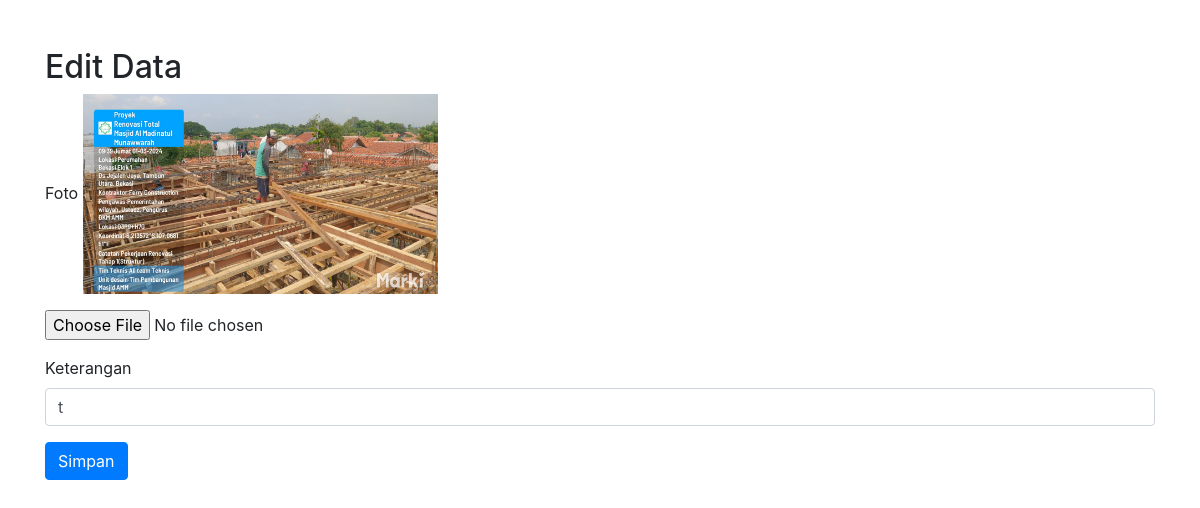
The app's page /admin/edit-data.php?id=16&jenis_post=galery (signed in) with its own data.
### tables this page shows
CREATE TABLE `assets` (
  `id` int(11) NOT NULL,
  `foto` varchar(100) NOT NULL,
  `keterangan` varchar(200) NOT NULL
);

### admin/edit-data.php (the view, shortened to what this page needs)
<?php
include '../koneksi.php';
if (isset($_SESSION['admin'])) {
    if (isset($_GET['id'])) {
        $id = $_GET['id'];
        $id = mysqli_real_escape_string($koneksi, $id);
        $sql = "SELECT * FROM assets WHERE id=$id";
        $result = mysqli_query($koneksi, $sql);
        if ($result) {
            $row = mysqli_fetch_assoc($result);
            ?>
            <!DOCTYPE html>
            <html lang="en">
            <head>
                <link href="https://stackpath.bootstrapcdn.com/bootstrap/4.5.2/css/bootstrap.min.css" rel="stylesheet">
            </head>
            <body>
                <div class="container mt-5">
                    <h2>Edit Data</h2>
                    <form method="POST" enctype="multipart/form-data"
                        action="<?php echo htmlspecialchars($_SERVER["PHP_SELF"]); ?>">
                        <?php $jenis_post = $_GET['jenis_post']; ?>
                        <?php if ($jenis_post == 'galery'): ?>
                            <div class="form-group">
                                <label for="foto">Foto</label>
                                <img src="../assets/<?php echo $row['foto']; ?>" style="max-width: 100%; max-height: 200px;">
                                <input type="file" class="form-control-file" id="foto" name="foto">
                            </div>
                            <div class="form-group">
                                <label for="ket">Keterangan</label>
                                <input type="text" class="form-control" id="ket" name="ket" value="<?php echo $row['keterangan']; ?>">
                            </div>
<?php endif; ?>
                        <button type="submit" class="btn btn-primary">Simpan</button>
                    </form>
                </div>
            </body>
            </html>
            <?php
        } else {
            echo "Error: " . mysqli_error($koneksi);
        }
    } else {
    ?>
    <?php
    }
} else {
    header("Location: dashboard.php");
    exit();
}
?>

### records on screen
assets: foto (picture), ket "t"
